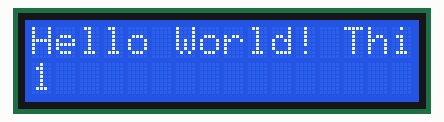
Simulated run of this sketch. Board: Arduino Uno, built with avr-gcc and run on an emulated ATmega328P. Shown: 16×2 character LCD.

Above: at 0.1 s.
At 1.1 s:
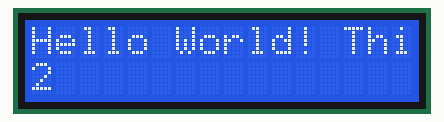
At 2.1 s:
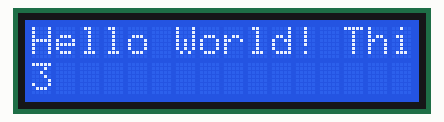
At 4.1 s:
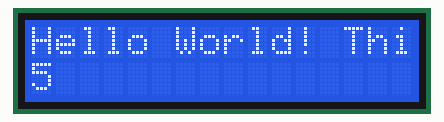
At 6.1 s:
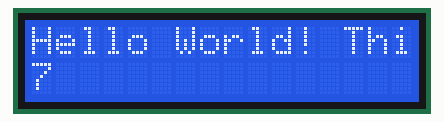
At 9.1 s:
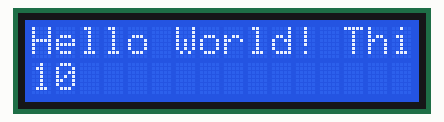

Measured:
- by itself, everything shown: repeats every 10.0 s, in 11 steps
- what the display in image 1 shows lasts 1.0 s, from 1.1 s to 2.1 s

The sketch:

LCD.ino
```cpp
#include <LiquidCrystal.h>

int rs = 7;
int en = 8;
int d4 = 9;
int d5 = 10;
int d6 = 11;
int d7 = 12;

int dt = 1000;
LiquidCrystal lcd(rs, en, d4, d5, d6, d7);

void setup() {
  lcd.begin(16, 2); // (columns, rows)
}


void loop() {
  lcd.setCursor(0, 0); // 1st column, 1st row
  lcd.print("Hello World! This is a counter.");

  // counter
  for (int i = 1; i <= 10; i++) {
    lcd.setCursor(0, 1); // 1st column, 2nd row
    lcd.print(i);
    delay(dt);
  }

  lcd.clear();
}
```
